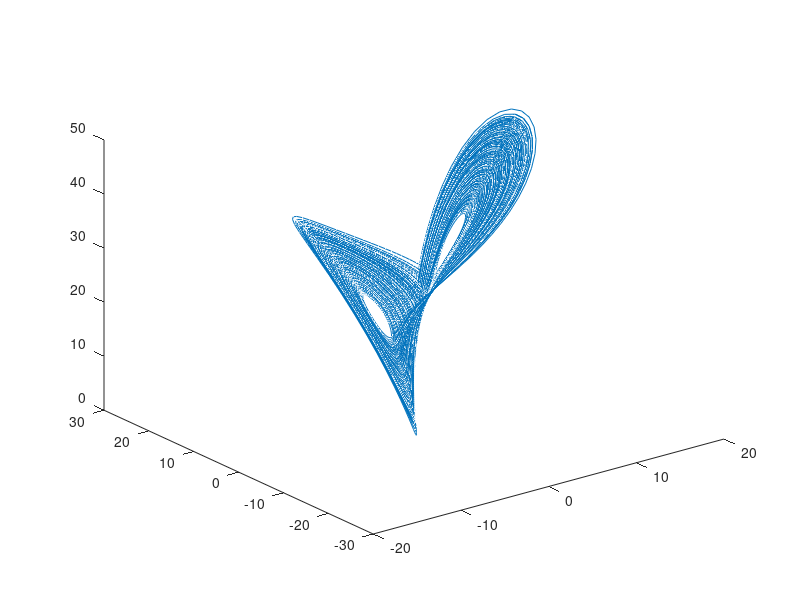
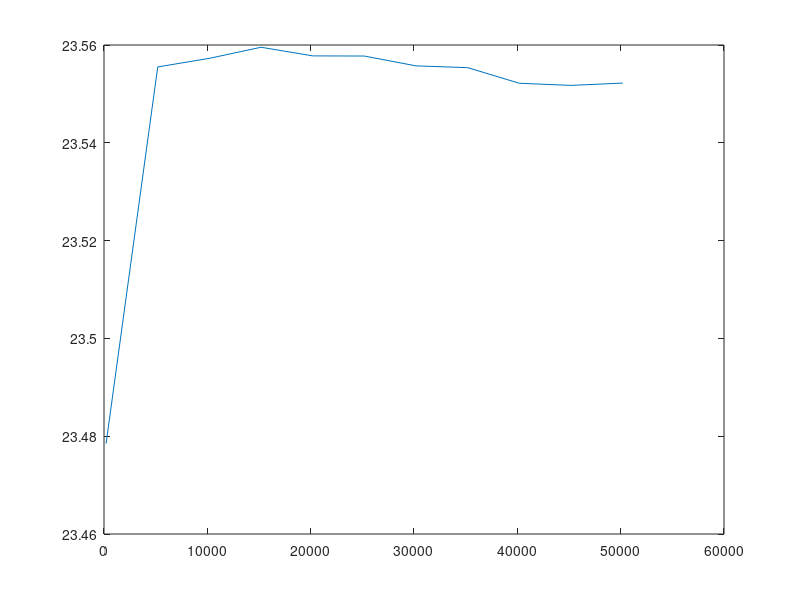
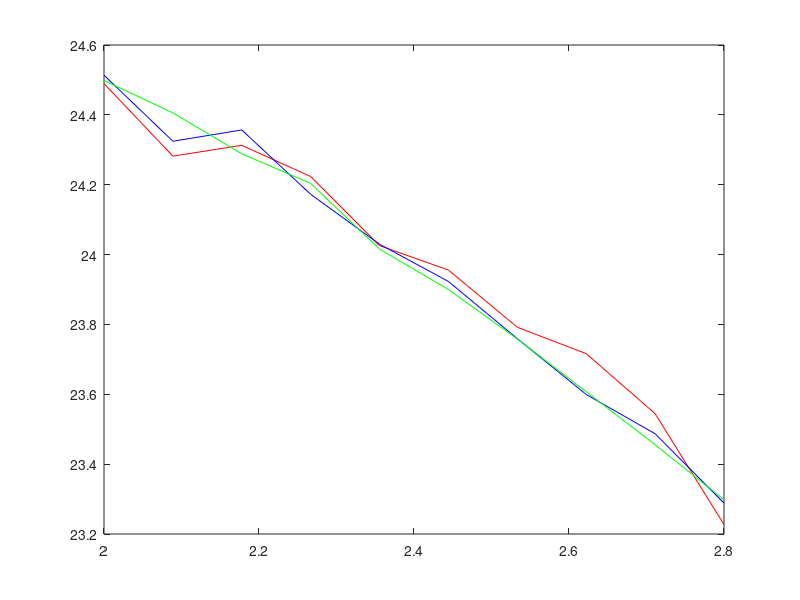

Write MATLAB code to recreate these figures, in order.
%Plots from Lorenz sys
clear 
clc
close all

load('Data.mat')

% 3D plot
figure
plot3(x,y,z);

%Plot of convergence of J
figure
plot(T_plot,J_mean_plot1)

%Plot of change in J with beta
figure
plot(beta_plot,J_mean_plot2(1,:),'r')
hold on
plot(beta_plot,J_mean_plot2(2,:),'b')
plot(beta_plot,J_mean_plot2(3,:),'g')